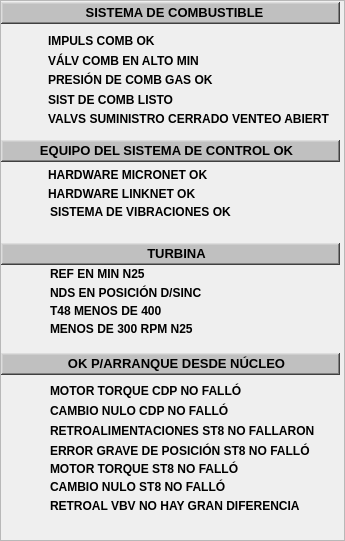
  <widget class="QFrame" name="frame_8">
   <property name="geometry">
    <rect>
     <x>513</x>
     <y>80</y>
     <width>345</width>
     <height>541</height>
    </rect>
   </property>
   <property name="styleSheet">
    <string notr="true">background-color: none;</string>
   </property>
   <property name="frameShape">
    <enum>QFrame::StyledPanel</enum>
   </property>
   <property name="frameShadow">
    <enum>QFrame::Plain</enum>
   </property>
   <property name="midLineWidth">
    <number>0</number>
   </property>
   <widget class="QLabel" name="lbTexto_51">
    <property name="geometry">
     <rect>
      <x>48</x>
      <y>30</y>
      <width>281</width>
      <height>21</height>
     </rect>
    </property>
    <property name="font">
     <font>
      <pointsize>9</pointsize>
      <weight>75</weight>
      <bold>true</bold>
     </font>
    </property>
    <property name="styleSheet">
     <string notr="true">background-color: rgba(255, 255, 255, 0);</string>
    </property>
    <property name="text">
     <string>IMPULS COMB OK</string>
    </property>
   </widget>
   <widget class="QFrame" name="frTitulo_13">
    <property name="geometry">
     <rect>
      <x>1</x>
      <y>2</y>
      <width>339</width>
      <height>22</height>
     </rect>
    </property>
    <property name="styleSheet">
     <string notr="true">background-color: rgb(192, 192, 192);</string>
    </property>
    <property name="frameShape">
     <enum>QFrame::WinPanel</enum>
    </property>
    <property name="frameShadow">
     <enum>QFrame::Raised</enum>
    </property>
    <property name="lineWidth">
     <number>2</number>
    </property>
    <property name="midLineWidth">
     <number>0</number>
    </property>
    <widget class="QLabel" name="lbTexto_52">
     <property name="geometry">
      <rect>
       <x>18</x>
       <y>0</y>
       <width>311</width>
       <height>21</height>
      </rect>
     </property>
     <property name="font">
      <font>
       <pointsize>10</pointsize>
       <weight>75</weight>
       <bold>true</bold>
      </font>
     </property>
     <property name="styleSheet">
      <string notr="true">background-color: rgba(185, 138, 255, 0);</string>
     </property>
     <property name="text">
      <string>SISTEMA DE COMBUSTIBLE</string>
     </property>
     <property name="alignment">
      <set>Qt::AlignCenter</set>
     </property>
    </widget>
   </widget>
   <widget class="AWMultiObject" name="aLet_47">
    <property name="geometry">
     <rect>
      <x>18</x>
      <y>29</y>
      <width>26</width>
      <height>26</height>
     </rect>
    </property>
    <property name="id">
     <string>p_Fix32_THISNODE_FUELDVR_OK</string>
    </property>
    <property name="ElementType">
     <enum>AWMultiObject::CIRLED</enum>
    </property>
    <property name="OnColor">
     <enum>AWMultiObject::Grey</enum>
    </property>
    <property name="OffColor">
     <enum>AWMultiObject::Green</enum>
    </property>
   </widget>
   <widget class="QLabel" name="lbTexto_53">
    <property name="geometry">
     <rect>
      <x>48</x>
      <y>50</y>
      <width>281</width>
      <height>21</height>
     </rect>
    </property>
    <property name="font">
     <font>
      <pointsize>9</pointsize>
      <weight>75</weight>
      <bold>true</bold>
     </font>
    </property>
    <property name="styleSheet">
     <string notr="true">background-color: rgba(255, 255, 255, 0);</string>
    </property>
    <property name="text">
     <string>VÁLV COMB EN ALTO MIN</string>
    </property>
   </widget>
   <widget class="AWMultiObject" name="aLet_48">
    <property name="geometry">
     <rect>
      <x>18</x>
      <y>50</y>
      <width>26</width>
      <height>26</height>
     </rect>
    </property>
    <property name="id">
     <string>p_Fix32_THISNODE_VMIN_STOP</string>
    </property>
    <property name="ElementType">
     <enum>AWMultiObject::CIRLED</enum>
    </property>
    <property name="OnColor">
     <enum>AWMultiObject::Grey</enum>
    </property>
    <property name="OffColor">
     <enum>AWMultiObject::Green</enum>
    </property>
   </widget>
   <widget class="AWMultiObject" name="aLet_49">
    <property name="geometry">
     <rect>
      <x>18</x>
      <y>70</y>
      <width>26</width>
      <height>26</height>
     </rect>
    </property>
    <property name="id">
     <string>p_Fix32_THISNODE_FUELPRSOK</string>
    </property>
    <property name="ElementType">
     <enum>AWMultiObject::CIRLED</enum>
    </property>
    <property name="OnColor">
     <enum>AWMultiObject::Grey</enum>
    </property>
    <property name="OffColor">
     <enum>AWMultiObject::Green</enum>
    </property>
   </widget>
   <widget class="QLabel" name="lbTexto_54">
    <property name="geometry">
     <rect>
      <x>48</x>
      <y>69</y>
      <width>281</width>
      <height>21</height>
     </rect>
    </property>
    <property name="font">
     <font>
      <pointsize>9</pointsize>
      <weight>75</weight>
      <bold>true</bold>
     </font>
    </property>
    <property name="styleSheet">
     <string notr="true">background-color: rgba(255, 255, 255, 0);</string>
    </property>
    <property name="text">
     <string>PRESIÓN DE COMB GAS OK</string>
    </property>
   </widget>
   <widget class="QLabel" name="lbTexto_55">
    <property name="geometry">
     <rect>
      <x>48</x>
      <y>89</y>
      <width>281</width>
      <height>21</height>
     </rect>
    </property>
    <property name="font">
     <font>
      <pointsize>9</pointsize>
      <weight>75</weight>
      <bold>true</bold>
     </font>
    </property>
    <property name="styleSheet">
     <string notr="true">background-color: rgba(255, 255, 255, 0);</string>
    </property>
    <property name="text">
     <string>SIST DE COMB LISTO</string>
    </property>
   </widget>
   <widget class="AWMultiObject" name="aLet_50">
    <property name="geometry">
     <rect>
      <x>18</x>
      <y>88</y>
      <width>26</width>
      <height>26</height>
     </rect>
    </property>
    <property name="id">
     <string>p_Fix32_THISNODE_FUELSYSOK</string>
    </property>
    <property name="ElementType">
     <enum>AWMultiObject::CIRLED</enum>
    </property>
    <property name="OnColor">
     <enum>AWMultiObject::Grey</enum>
    </property>
    <property name="OffColor">
     <enum>AWMultiObject::Green</enum>
    </property>
   </widget>
   <widget class="QLabel" name="lbTexto_56">
    <property name="geometry">
     <rect>
      <x>48</x>
      <y>108</y>
      <width>281</width>
      <height>21</height>
     </rect>
    </property>
    <property name="font">
     <font>
      <pointsize>9</pointsize>
      <weight>75</weight>
      <bold>true</bold>
     </font>
    </property>
    <property name="styleSheet">
     <string notr="true">background-color: rgba(255, 255, 255, 0);</string>
    </property>
    <property name="text">
     <string>VALVS SUMINISTRO CERRADO VENTEO ABIERTO</string>
    </property>
   </widget>
   <widget class="AWMultiObject" name="aLet_51">
    <property name="geometry">
     <rect>
      <x>18</x>
      <y>107</y>
      <width>26</width>
      <height>26</height>
     </rect>
    </property>
    <property name="id">
     <string>p_Fix32_THISNODE_SOV_CLSD</string>
    </property>
    <property name="ElementType">
     <enum>AWMultiObject::CIRLED</enum>
    </property>
    <property name="OnColor">
     <enum>AWMultiObject::Grey</enum>
    </property>
    <property name="OffColor">
     <enum>AWMultiObject::Green</enum>
    </property>
   </widget>
   <widget class="AWMultiObject" name="aLet_52">
    <property name="geometry">
     <rect>
      <x>18</x>
      <y>162</y>
      <width>26</width>
      <height>26</height>
     </rect>
    </property>
    <property name="id">
     <string>p_Fix32_THISNODE_MNET_OK</string>
    </property>
    <property name="ElementType">
     <enum>AWMultiObject::CIRLED</enum>
    </property>
    <property name="OnColor">
     <enum>AWMultiObject::Grey</enum>
    </property>
    <property name="OffColor">
     <enum>AWMultiObject::Green</enum>
    </property>
   </widget>
   <widget class="QLabel" name="lbTexto_57">
    <property name="geometry">
     <rect>
      <x>48</x>
      <y>164</y>
      <width>281</width>
      <height>21</height>
     </rect>
    </property>
    <property name="font">
     <font>
      <pointsize>9</pointsize>
      <weight>75</weight>
      <bold>true</bold>
     </font>
    </property>
    <property name="styleSheet">
     <string notr="true">background-color: rgba(255, 255, 255, 0);</string>
    </property>
    <property name="text">
     <string>HARDWARE MICRONET OK</string>
    </property>
   </widget>
   <widget class="AWMultiObject" name="aLet_53">
    <property name="geometry">
     <rect>
      <x>18</x>
      <y>180</y>
      <width>26</width>
      <height>26</height>
     </rect>
    </property>
    <property name="id">
     <string>p_Fix32_THISNODE_LH_OK</string>
    </property>
    <property name="ElementType">
     <enum>AWMultiObject::CIRLED</enum>
    </property>
    <property name="OnColor">
     <enum>AWMultiObject::Grey</enum>
    </property>
    <property name="OffColor">
     <enum>AWMultiObject::Green</enum>
    </property>
   </widget>
   <widget class="QLabel" name="lbTexto_58">
    <property name="geometry">
     <rect>
      <x>48</x>
      <y>183</y>
      <width>281</width>
      <height>21</height>
     </rect>
    </property>
    <property name="font">
     <font>
      <pointsize>9</pointsize>
      <weight>75</weight>
      <bold>true</bold>
     </font>
    </property>
    <property name="styleSheet">
     <string notr="true">background-color: rgba(255, 255, 255, 0);</string>
    </property>
    <property name="text">
     <string>HARDWARE LINKNET OK</string>
    </property>
   </widget>
   <widget class="AWMultiObject" name="aLet_54">
    <property name="geometry">
     <rect>
      <x>18</x>
      <y>198</y>
      <width>26</width>
      <height>26</height>
     </rect>
    </property>
    <property name="id">
     <string>p_Fix32_THISNODE_VIB_SYS_OK</string>
    </property>
    <property name="ElementType">
     <enum>AWMultiObject::CIRLED</enum>
    </property>
    <property name="OnColor">
     <enum>AWMultiObject::Grey</enum>
    </property>
    <property name="OffColor">
     <enum>AWMultiObject::Green</enum>
    </property>
   </widget>
   <widget class="QLabel" name="lbTexto_59">
    <property name="geometry">
     <rect>
      <x>50</x>
      <y>201</y>
      <width>281</width>
      <height>21</height>
     </rect>
    </property>
    <property name="font">
     <font>
      <pointsize>9</pointsize>
      <weight>75</weight>
      <bold>true</bold>
     </font>
    </property>
    <property name="styleSheet">
     <string notr="true">background-color: rgba(255, 255, 255, 0);</string>
    </property>
    <property name="text">
     <string>SISTEMA DE VIBRACIONES OK</string>
    </property>
   </widget>
   <widget class="AWMultiObject" name="aLet_55">
    <property name="geometry">
     <rect>
      <x>18</x>
      <y>262</y>
      <width>26</width>
      <height>26</height>
     </rect>
    </property>
    <property name="id">
     <string>p_Fix32_THISNODE_XN25MINPOS</string>
    </property>
    <property name="ElementType">
     <enum>AWMultiObject::CIRLED</enum>
    </property>
    <property name="OnColor">
     <enum>AWMultiObject::Grey</enum>
    </property>
    <property name="OffColor">
     <enum>AWMultiObject::Green</enum>
    </property>
   </widget>
   <widget class="QLabel" name="lbTexto_60">
    <property name="geometry">
     <rect>
      <x>50</x>
      <y>263</y>
      <width>281</width>
      <height>21</height>
     </rect>
    </property>
    <property name="font">
     <font>
      <pointsize>9</pointsize>
      <weight>75</weight>
      <bold>true</bold>
     </font>
    </property>
    <property name="styleSheet">
     <string notr="true">background-color: rgba(255, 255, 255, 0);</string>
    </property>
    <property name="text">
     <string>REF EN MIN N25</string>
    </property>
   </widget>
   <widget class="QLabel" name="lbTexto_61">
    <property name="geometry">
     <rect>
      <x>50</x>
      <y>282</y>
      <width>281</width>
      <height>21</height>
     </rect>
    </property>
    <property name="font">
     <font>
      <pointsize>9</pointsize>
      <weight>75</weight>
      <bold>true</bold>
     </font>
    </property>
    <property name="styleSheet">
     <string notr="true">background-color: rgba(255, 255, 255, 0);</string>
    </property>
    <property name="text">
     <string>NDS EN POSICIÓN D/SINC</string>
    </property>
   </widget>
   <widget class="AWMultiObject" name="aLet_56">
    <property name="geometry">
     <rect>
      <x>18</x>
      <y>280</y>
      <width>26</width>
      <height>26</height>
     </rect>
    </property>
    <property name="id">
     <string>p_Fix32_THISNODE_NPTSYNCPOS</string>
    </property>
    <property name="ElementType">
     <enum>AWMultiObject::CIRLED</enum>
    </property>
    <property name="OnColor">
     <enum>AWMultiObject::Grey</enum>
    </property>
    <property name="OffColor">
     <enum>AWMultiObject::Green</enum>
    </property>
   </widget>
   <widget class="AWMultiObject" name="aLet_57">
    <property name="geometry">
     <rect>
      <x>18</x>
      <y>298</y>
      <width>26</width>
      <height>26</height>
     </rect>
    </property>
    <property name="id">
     <string>p_Fix32_THISNODE_T48_LT400</string>
    </property>
    <property name="ElementType">
     <enum>AWMultiObject::CIRLED</enum>
    </property>
    <property name="OnColor">
     <enum>AWMultiObject::Grey</enum>
    </property>
    <property name="OffColor">
     <enum>AWMultiObject::Green</enum>
    </property>
   </widget>
   <widget class="QLabel" name="lbTexto_62">
    <property name="geometry">
     <rect>
      <x>50</x>
      <y>300</y>
      <width>281</width>
      <height>21</height>
     </rect>
    </property>
    <property name="font">
     <font>
      <pointsize>9</pointsize>
      <weight>75</weight>
      <bold>true</bold>
     </font>
    </property>
    <property name="styleSheet">
     <string notr="true">background-color: rgba(255, 255, 255, 0);</string>
    </property>
    <property name="text">
     <string>T48 MENOS DE 400</string>
    </property>
   </widget>
   <widget class="AWMultiObject" name="aLet_58">
    <property name="geometry">
     <rect>
      <x>18</x>
      <y>316</y>
      <width>26</width>
      <height>26</height>
     </rect>
    </property>
    <property name="id">
     <string>p_Fix32_THISNODE_N25LT300</string>
    </property>
    <property name="ElementType">
     <enum>AWMultiObject::CIRLED</enum>
    </property>
    <property name="OnColor">
     <enum>AWMultiObject::Grey</enum>
    </property>
    <property name="OffColor">
     <enum>AWMultiObject::Green</enum>
    </property>
   </widget>
   <widget class="QLabel" name="lbTexto_63">
    <property name="geometry">
     <rect>
      <x>50</x>
      <y>318</y>
      <width>281</width>
      <height>21</height>
     </rect>
    </property>
    <property name="font">
     <font>
      <pointsize>9</pointsize>
      <weight>75</weight>
      <bold>true</bold>
     </font>
    </property>
    <property name="styleSheet">
     <string notr="true">background-color: rgba(255, 255, 255, 0);</string>
    </property>
    <property name="text">
     <string>MENOS DE 300 RPM N25</string>
    </property>
   </widget>
   <widget class="AWMultiObject" name="aLet_59">
    <property name="geometry">
     <rect>
      <x>18</x>
      <y>380</y>
      <width>26</width>
      <height>26</height>
     </rect>
    </property>
    <property name="id">
     <string>p_Fix32_THISNODE_OK2START09</string>
    </property>
    <property name="ElementType">
     <enum>AWMultiObject::CIRLED</enum>
    </property>
    <property name="OnColor">
     <enum>AWMultiObject::Grey</enum>
    </property>
    <property name="OffColor">
     <enum>AWMultiObject::Green</enum>
    </property>
   </widget>
   <widget class="QLabel" name="lbTexto_64">
    <property name="geometry">
     <rect>
      <x>50</x>
      <y>380</y>
      <width>281</width>
      <height>21</height>
     </rect>
    </property>
    <property name="font">
     <font>
      <pointsize>9</pointsize>
      <weight>75</weight>
      <bold>true</bold>
     </font>
    </property>
    <property name="styleSheet">
     <string notr="true">background-color: rgba(255, 255, 255, 0);</string>
    </property>
    <property name="text">
     <string>MOTOR TORQUE CDP NO FALLÓ</string>
    </property>
   </widget>
   <widget class="AWMultiObject" name="aLet_60">
    <property name="geometry">
     <rect>
      <x>18</x>
      <y>400</y>
      <width>26</width>
      <height>26</height>
     </rect>
    </property>
    <property name="id">
     <string>p_Fix32_THISNODE_OK2START10</string>
    </property>
    <property name="ElementType">
     <enum>AWMultiObject::CIRLED</enum>
    </property>
    <property name="OnColor">
     <enum>AWMultiObject::Grey</enum>
    </property>
    <property name="OffColor">
     <enum>AWMultiObject::Green</enum>
    </property>
   </widget>
   <widget class="QLabel" name="lbTexto_65">
    <property name="geometry">
     <rect>
      <x>50</x>
      <y>400</y>
      <width>281</width>
      <height>21</height>
     </rect>
    </property>
    <property name="font">
     <font>
      <pointsize>9</pointsize>
      <weight>75</weight>
      <bold>true</bold>
     </font>
    </property>
    <property name="styleSheet">
     <string notr="true">background-color: rgba(255, 255, 255, 0);</string>
    </property>
    <property name="text">
     <string>CAMBIO NULO CDP NO FALLÓ</string>
    </property>
   </widget>
   <widget class="AWMultiObject" name="aLet_61">
    <property name="geometry">
     <rect>
      <x>18</x>
      <y>420</y>
      <width>26</width>
      <height>26</height>
     </rect>
    </property>
    <property name="id">
     <string>p_Fix32_THISNODE_OK2START11</string>
    </property>
    <property name="ElementType">
     <enum>AWMultiObject::CIRLED</enum>
    </property>
    <property name="OnColor">
     <enum>AWMultiObject::Grey</enum>
    </property>
    <property name="OffColor">
     <enum>AWMultiObject::Green</enum>
    </property>
   </widget>
   <widget class="QLabel" name="lbTexto_66">
    <property name="geometry">
     <rect>
      <x>50</x>
      <y>420</y>
      <width>281</width>
      <height>21</height>
     </rect>
    </property>
    <property name="font">
     <font>
      <pointsize>9</pointsize>
      <weight>75</weight>
      <bold>true</bold>
     </font>
    </property>
    <property name="styleSheet">
     <string notr="true">background-color: rgba(255, 255, 255, 0);</string>
    </property>
    <property name="text">
     <string>RETROALIMENTACIONES ST8 NO FALLARON</string>
    </property>
   </widget>
   <widget class="AWMultiObject" name="aLet_62">
    <property name="geometry">
     <rect>
      <x>18</x>
      <y>438</y>
      <width>26</width>
      <height>26</height>
     </rect>
    </property>
    <property name="id">
     <string>p_Fix32_THISNODE_OK2START12</string>
    </property>
    <property name="ElementType">
     <enum>AWMultiObject::CIRLED</enum>
    </property>
    <property name="OnColor">
     <enum>AWMultiObject::Grey</enum>
    </property>
    <property name="OffColor">
     <enum>AWMultiObject::Green</enum>
    </property>
   </widget>
   <widget class="QLabel" name="lbTexto_68">
    <property name="geometry">
     <rect>
      <x>50</x>
      <y>440</y>
      <width>281</width>
      <height>21</height>
     </rect>
    </property>
    <property name="font">
     <font>
      <pointsize>9</pointsize>
      <weight>75</weight>
      <bold>true</bold>
     </font>
    </property>
    <property name="styleSheet">
     <string notr="true">background-color: rgba(255, 255, 255, 0);</string>
    </property>
    <property name="text">
     <string>ERROR GRAVE DE POSICIÓN ST8 NO FALLÓ</string>
    </property>
   </widget>
   <widget class="AWMultiObject" name="aLet_63">
    <property name="geometry">
     <rect>
      <x>18</x>
      <y>456</y>
      <width>26</width>
      <height>26</height>
     </rect>
    </property>
    <property name="id">
     <string>p_Fix32_THISNODE_OK2START13</string>
    </property>
    <property name="ElementType">
     <enum>AWMultiObject::CIRLED</enum>
    </property>
    <property name="OnColor">
     <enum>AWMultiObject::Grey</enum>
    </property>
    <property name="OffColor">
     <enum>AWMultiObject::Green</enum>
    </property>
   </widget>
   <widget class="QLabel" name="lbTexto_69">
    <property name="geometry">
     <rect>
      <x>50</x>
      <y>458</y>
      <width>281</width>
      <height>21</height>
     </rect>
    </property>
    <property name="font">
     <font>
      <pointsize>9</pointsize>
      <weight>75</weight>
      <bold>true</bold>
     </font>
    </property>
    <property name="styleSheet">
     <string notr="true">background-color: rgba(255, 255, 255, 0);</string>
    </property>
    <property name="text">
     <string>MOTOR TORQUE ST8 NO FALLÓ</string>
    </property>
   </widget>
   <widget class="AWMultiObject" name="aLet_64">
    <property name="geometry">
     <rect>
      <x>18</x>
      <y>475</y>
      <width>26</width>
      <height>26</height>
     </rect>
    </property>
    <property name="id">
     <string>p_Fix32_THISNODE_OK2START14</string>
    </property>
    <property name="ElementType">
     <enum>AWMultiObject::CIRLED</enum>
    </property>
    <property name="OnColor">
     <enum>AWMultiObject::Grey</enum>
    </property>
    <property name="OffColor">
     <enum>AWMultiObject::Green</enum>
    </property>
   </widget>
   <widget class="QLabel" name="lbTexto_70">
    <property name="geometry">
     <rect>
      <x>50</x>
      <y>476</y>
      <width>281</width>
      <height>21</height>
     </rect>
    </property>
    <property name="font">
     <font>
      <pointsize>9</pointsize>
      <weight>75</weight>
      <bold>true</bold>
     </font>
    </property>
    <property name="styleSheet">
     <string notr="true">background-color: rgba(255, 255, 255, 0);</string>
    </property>
    <property name="text">
     <string>CAMBIO NULO ST8 NO FALLÓ</string>
    </property>
   </widget>
   <widget class="QLabel" name="lbTexto_71">
    <property name="geometry">
     <rect>
      <x>50</x>
      <y>495</y>
      <width>281</width>
      <height>21</height>
     </rect>
    </property>
    <property name="font">
     <font>
      <pointsize>9</pointsize>
      <weight>75</weight>
      <bold>true</bold>
     </font>
    </property>
    <property name="styleSheet">
     <string notr="true">background-color: rgba(255, 255, 255, 0);</string>
    </property>
    <property name="text">
     <string>RETROAL VBV NO HAY GRAN DIFERENCIA</string>
    </property>
   </widget>
   <widget class="AWMultiObject" name="aLet_65">
    <property name="geometry">
     <rect>
      <x>18</x>
      <y>495</y>
      <width>26</width>
      <height>26</height>
     </rect>
    </property>
    <property name="id">
     <string>p_Fix32_THISNODE_OK2START15</string>
    </property>
    <property name="ElementType">
     <enum>AWMultiObject::CIRLED</enum>
    </property>
    <property name="OnColor">
     <enum>AWMultiObject::Grey</enum>
    </property>
    <property name="OffColor">
     <enum>AWMultiObject::Green</enum>
    </property>
   </widget>
   <widget class="QFrame" name="frTitulo_20">
    <property name="geometry">
     <rect>
      <x>1</x>
      <y>140</y>
      <width>339</width>
      <height>22</height>
     </rect>
    </property>
    <property name="styleSheet">
     <string notr="true">background-color: rgb(192, 192, 192);</string>
    </property>
    <property name="frameShape">
     <enum>QFrame::WinPanel</enum>
    </property>
    <property name="frameShadow">
     <enum>QFrame::Raised</enum>
    </property>
    <property name="lineWidth">
     <number>2</number>
    </property>
    <property name="midLineWidth">
     <number>0</number>
    </property>
    <widget class="QLabel" name="lbTexto_67">
     <property name="geometry">
      <rect>
       <x>10</x>
       <y>0</y>
       <width>311</width>
       <height>21</height>
      </rect>
     </property>
     <property name="font">
      <font>
       <pointsize>10</pointsize>
       <weight>75</weight>
       <bold>true</bold>
      </font>
     </property>
     <property name="styleSheet">
      <string notr="true">background-color: rgba(185, 138, 255, 0);</string>
     </property>
     <property name="text">
      <string>EQUIPO DEL SISTEMA DE CONTROL OK</string>
     </property>
     <property name="alignment">
      <set>Qt::AlignCenter</set>
     </property>
    </widget>
   </widget>
   <widget class="QFrame" name="frTitulo_21">
    <property name="geometry">
     <rect>
      <x>1</x>
      <y>243</y>
      <width>339</width>
      <height>22</height>
     </rect>
    </property>
    <property name="styleSheet">
     <string notr="true">background-color: rgb(192, 192, 192);</string>
    </property>
    <property name="frameShape">
     <enum>QFrame::WinPanel</enum>
    </property>
    <property name="frameShadow">
     <enum>QFrame::Raised</enum>
    </property>
    <property name="lineWidth">
     <number>2</number>
    </property>
    <property name="midLineWidth">
     <number>0</number>
    </property>
    <widget class="QLabel" name="lbTexto_77">
     <property name="geometry">
      <rect>
       <x>20</x>
       <y>0</y>
       <width>311</width>
       <height>21</height>
      </rect>
     </property>
     <property name="font">
      <font>
       <pointsize>10</pointsize>
       <weight>75</weight>
       <bold>true</bold>
      </font>
     </property>
     <property name="styleSheet">
      <string notr="true">background-color: rgba(185, 138, 255, 0);</string>
     </property>
     <property name="text">
      <string>TURBINA</string>
     </property>
     <property name="alignment">
      <set>Qt::AlignCenter</set>
     </property>
    </widget>
   </widget>
   <widget class="QFrame" name="frTitulo_22">
    <property name="geometry">
     <rect>
      <x>1</x>
      <y>353</y>
      <width>339</width>
      <height>22</height>
     </rect>
    </property>
    <property name="styleSheet">
     <string notr="true">background-color: rgb(192, 192, 192);</string>
    </property>
    <property name="frameShape">
     <enum>QFrame::WinPanel</enum>
    </property>
    <property name="frameShadow">
     <enum>QFrame::Raised</enum>
    </property>
    <property name="lineWidth">
     <number>2</number>
    </property>
    <property name="midLineWidth">
     <number>0</number>
    </property>
    <widget class="QLabel" name="lbTexto_79">
     <property name="geometry">
      <rect>
       <x>20</x>
       <y>0</y>
       <width>311</width>
       <height>21</height>
      </rect>
     </property>
     <property name="font">
      <font>
       <pointsize>10</pointsize>
       <weight>75</weight>
       <bold>true</bold>
      </font>
     </property>
     <property name="styleSheet">
      <string notr="true">background-color: rgba(185, 138, 255, 0);</string>
     </property>
     <property name="text">
      <string>OK P/ARRANQUE DESDE NÚCLEO</string>
     </property>
     <property name="alignment">
      <set>Qt::AlignCenter</set>
     </property>
    </widget>
   </widget>
  </widget>
